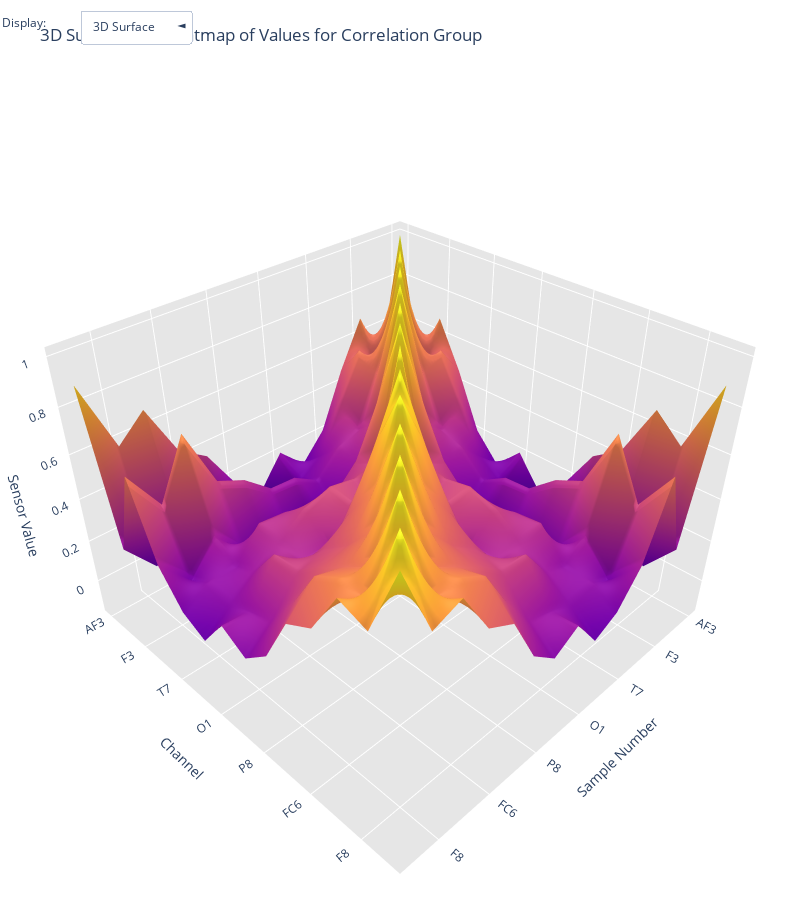

Notebook source saved alongside this figure:
### Code cell
data_num = eye_data.iloc[:,:-1]
cor = data_num.corr()
plot_3dSurface_and_heatmap(cor,group=None)

### Figure 1 — Plotly figure (JSON) as saved in the notebook; plotly's stock layout.template omitted (floating-point values rounded to 4 significant figures; data arrays with more than 128 entries replaced by an {"elided": "..."} marker saying what was removed)
{"data": [{"showscale": false, "x": ["AF3", "F7", "F3", "FC5", "T7", "P7", "O1", "O2", "P8", "T8", "FC6", "F4", "F8", "AF4"], "y": ["AF3", "F7", "F3", "FC5", "T7", "P7", "O1", "O2", "P8", "T8", "FC6", "F4", "F8", "AF4"], "z": {"elided": "14x14 float values"}, "type": "surface"}], "layout": {"annotations": [{"align": "left", "showarrow": false, "text": "Display:", "x": 0, "y": 1.085, "yref": "paper"}], "height": 900, "margin": {"b": 0, "l": 0, "r": 0, "t": 0}, "scene": {"aspectmode": "manual", "aspectratio": {"x": 1, "y": 1, "z": 0.7}, "xaxis": {"backgroundcolor": "rgb(230, 230, 230)", "gridcolor": "white", "showbackground": true, "title": {"text": "Sample Number"}}, "yaxis": {"backgroundcolor": "rgb(230, 230, 230)", "gridcolor": "white", "showbackground": true, "title": {"text": "Channel"}}, "zaxis": {"backgroundcolor": "rgb(230, 230, 230)", "gridcolor": "white", "showbackground": true, "title": {"text": "Sensor Value"}}}, "title": {"text": "3D Surface and Heatmap of Values for Correlation Group"}, "updatemenus": [{"buttons": [{"args": ["type", "surface"], "label": "3D Surface", "method": "restyle"}, {"args": ["type", "heatmap"], "label": "2D Heatmap", "method": "restyle"}], "direction": "left", "pad": {"r": 10, "t": 10}, "showactive": true, "x": 0.1, "xanchor": "left", "y": 1.1, "yanchor": "top"}], "width": 800}}
